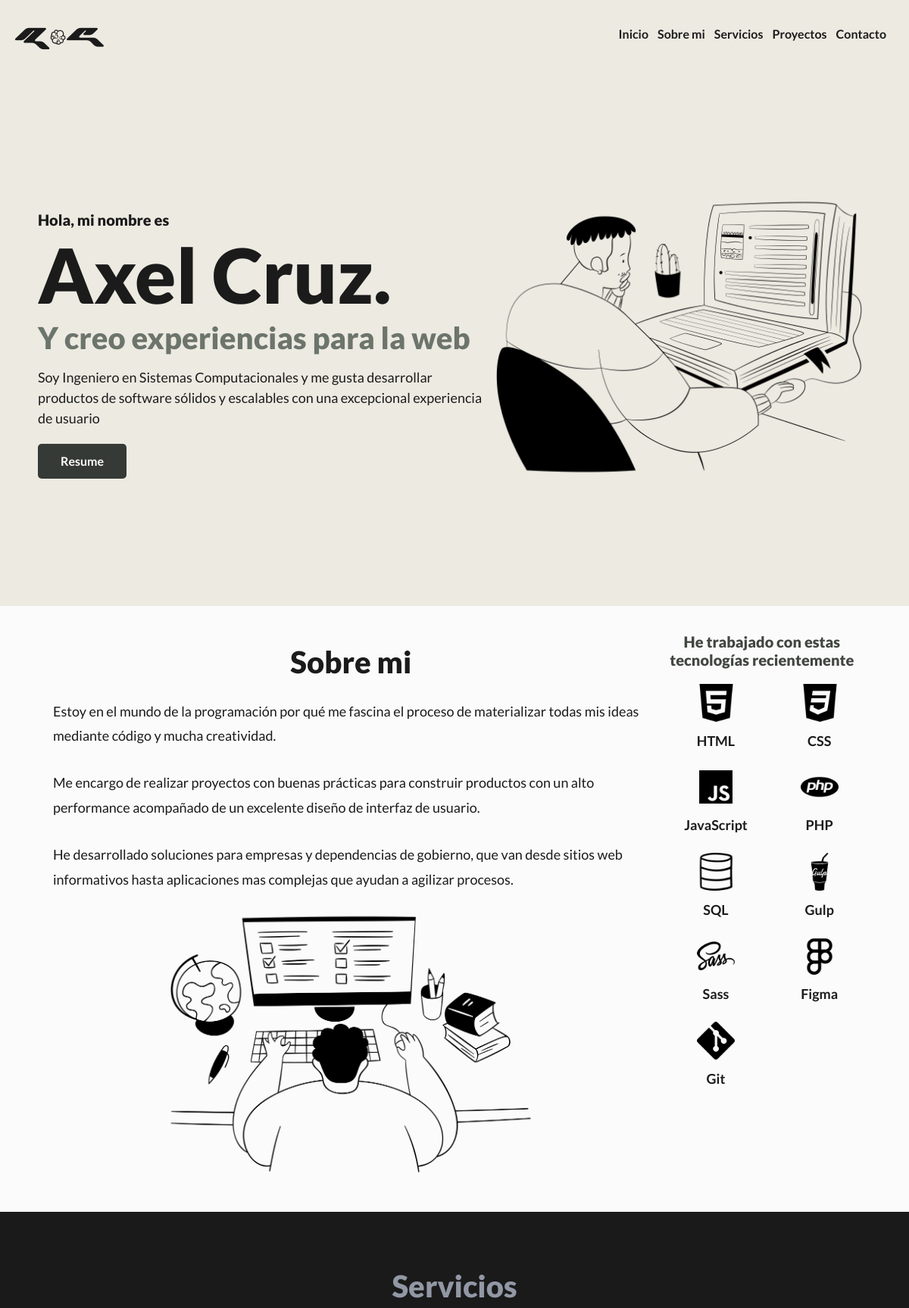
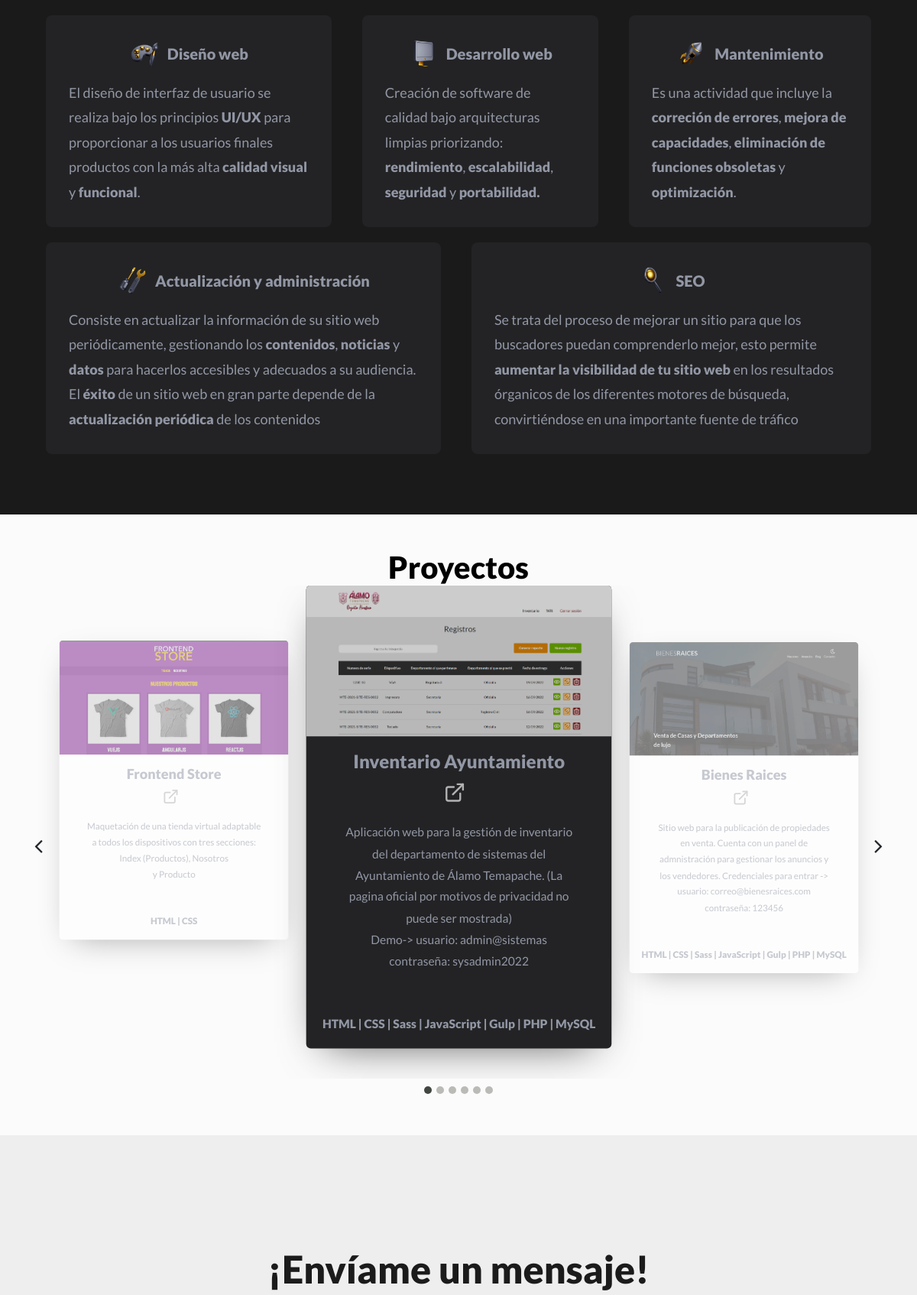
The page / (upper part) on the database its author committed (2 pictures, top to bottom).
### tables this page shows
CREATE TABLE `proyectos` (
  `idproyectos` int NOT NULL AUTO_INCREMENT,
  `titulo` varchar(100) NOT NULL,
  `descripcion` longtext NOT NULL,
  `link` varchar(100) NOT NULL,
  `imagen` varchar(100) NOT NULL,
  `tecnologias` varchar(100) NOT NULL,
  `github` varchar(200) NOT NULL,
  PRIMARY KEY (`idproyectos`)
);

### includes/funciones.php (called while the page is built, shortened)
<?php
function addTemplate(string $nombre){
    include TEMPLATES_URL . "/${nombre}.php";
}

### index.php (the view, shortened to what this page needs)
<?php
require 'includes/funciones.php';
addTemplate('header');
$db = conectarDB();
$queryProyectos = "SELECT * FROM proyectos ORDER BY idproyectos ASC";
$consultaProyectos = mysqli_query($db, $queryProyectos);
?>
<div class="inicio">
    <div class="contenedor-contenido contenido-inicio">
        <div class="texto" data-aos="fade-right">
            <h1>Hola, mi nombre es <br> <span>Axel Cruz.</span></h1>
            <h2>Y creo experiencias para la web</h2>
            <p>Soy Ingeniero en Sistemas Computacionales y me gusta desarrollar productos de software sólidos y escalables con una excepcional experiencia de usuario </p>
            <div class="centrar">
                <a href="AxelCruz-CV.pdf" target="_blank" class="boton">Resume</a>
            </div>
        </div>
        <div class="imagen">
            <picture>
                <source srcset="build/img/inicio.webp" type="image/webp">
                <source srcset="build/img/inicio.svg" type="image/svg">
                <img loading="lazy" src="build/img/inicio.png" alt="Imagen inicio">
            </picture>
        </div>
    </div>
</div>
<div id="sobre-mi" class="sobre-mi">
    <div class="contenedor-contenido contenido-sobremi">
        <div class="texto-sobremi">
            <h1 data-aos="fade-right">Sobre mi</h1>
            <p>Estoy en el mundo de la programación por qué me fascina el proceso de materializar todas mis ideas mediante código y mucha creatividad.</p>
            <p>Me encargo de realizar proyectos con buenas prácticas para construir productos con un alto performance acompañado de un excelente diseño de interfaz de usuario.</p>
            <p>He desarrollado soluciones para empresas y dependencias de gobierno, que van desde sitios web informativos hasta aplicaciones mas complejas que ayudan a agilizar procesos.</p>
            <div class="imagen">
                <picture>
                    <source srcset="build/img/inicio_2.webp" type="image/webp">
                    <source srcset="build/img/inicio_2.svg" type="image/svg+xml">
                    <img loading="lazy" src="build/img/inicio_2.png" alt="Imagen inicio">
                </picture>
            </div>
        </div>
        <div class="texto-skills">
            <h2>He trabajado con estas tecnologías recientemente</h3>
                <div class="tecnologias">
                    <div class="tecnologia" data-aos="zoom-in">
                        <picture>
                            <source srcset="build/img/html.webp" type="image/webp">
                            <img loading="lazy" src="build/img/html.png" alt="Imagen inicio">
                        </picture>
                        <h3>HTML</h3>
                    </div>
                    <div class="tecnologia" data-aos="zoom-in">
                        <img loading="lazy" src="build/img/css.png" alt="css">
                        <h3>CSS</h3>
                    </div>
                    <div class="tecnologia" data-aos="zoom-in">
                        <img loading="lazy" src="build/img/javascript.png" alt="javascript">
                        <h3>JavaScript</h3>
                    </div>
                    <div class="tecnologia" data-aos="zoom-in">
                        <img loading="lazy" src="build/img/php.png" alt="php">
                        <h3>PHP</h3>
                    </div>
                    <div class="tecnologia" data-aos="zoom-in">
                        <img loading="lazy" src="build/img/sql.png" alt="sql">
                        <h3>SQL</h3>
                    </div>
                    <div class="tecnologia" data-aos="zoom-in">
                        <img loading="lazy" src="build/img/gulp.png" alt="gulp">
                        <h3>Gulp</h3>
                    </div>
                    <div class="tecnologia" data-aos="zoom-in">
                        <img loading="lazy" src="build/img/sass.png" alt="sass">
                        <h3>Sass</h3>
                    </div>
                    <div class="tecnologia" data-aos="zoom-in">
                        <img loading="lazy" src="build/img/figma.png" alt="figma">
                        <h3>Figma</h3>
                    </div>
                    <div class="tecnologia" data-aos="zoom-in">
                        <img loading="lazy" src="build/img/git.png" alt="git">
                        <h3>Git</h3>
                    </div>
                </div>
        </div>
    </div>
</div>
<div id="servicios" class="servicios">
    <h1 data-aos="fade-right">Servicios</h1>
    <div class="contenedor-contenido contenido-servicios">
        <div class="servicio" data-aos="zoom-out-right">
            <div class="titulo">
                <img loading="lazy" src="build/img/paint-kit-dynamic-premium.webp" alt="Diseño web">
                <h2>Diseño web</h2>
            </div>
            <p>El diseño de interfaz de usuario se realiza bajo los principios <span>UI/UX</span> para proporcionar a los usuarios finales productos con la más alta <span>calidad visual</span> y <span>funcional</span>.</p>
        </div>
        <div class="servicio" data-aos="zoom-in">
            <div class="titulo">
                <img loading="lazy" src="build/img/computer-dynamic-premium.webp" alt="Desarrollo web">
                <h2>Desarrollo web</h2>
            </div>
            <p>Creación de software de calidad bajo arquitecturas limpias priorizando: <span>rendimiento</span>, <span>escalabilidad</span>, <span>seguridad</span> y <span>portabilidad.</span></p>
        </div>
        <div class="servicio" data-aos="zoom-out-left">
            <div class="titulo">
                <img loading="lazy" src="build/img/rocket-dynamic-premium.webp" alt="Mantenimiento web">
                <h2>Mantenimiento</h2>
            </div>
            <p>Es una actividad que incluye la <span>correción de errores</span>, <span>mejora de capacidades</span>, <span>eliminación de funciones obsoletas</span> y <span>optimización</span>.</p>
        </div>
    </div>
    <div class="contenedor-contenido contenido-servicios">
        <div class="servicio" data-aos="zoom-out-right">
            <div class="titulo">
                <img loading="lazy" src="build/img/tool-dynamic-premium.webp" alt="Actualizacion web">
                <h2>Actualización y administración</h2>
            </div>
            <p>Consiste en actualizar la información de su sitio web periódicamente, gestionando los <span>contenidos</span>, <span>noticias</span> y <span>datos</span> para hacerlos accesibles y adecuados a su audiencia. El <span>éxito</span> de un sitio web en gran parte depende de la <span>actualización periódica</span> de los contenidos</p>
        </div>
        <div class="servicio" data-aos="zoom-out-left">
            <div class="titulo">
                <img loading="lazy" src="build/img/zoom-dynamic-premium.webp" alt="Seo">
                <h2>SEO</h2>
            </div>
            <p>Se trata del proceso de mejorar un sitio para que los buscadores puedan comprenderlo mejor, esto permite <span>aumentar la visibilidad de tu sitio web</span> en los resultados órganicos de los diferentes motores de búsqueda, convirtiéndose en una importante fuente de tráfico</p>
        </div>
    </div>
</div>
<div id="proyectos">
    <div id="slider" class="pt-5 contenido-proyectos">
        <div class="container" style="padding: 15px;">
            <h1 class="text-center" style="margin: 0;
           font-weight: 900;
           font-size: 4rem;
            color: black;" data-aos="fade-right">Proyectos</h1>
            <div class="slider" style="z-index: 0;">
                <div class="owl-carousel">
                    <?php while ($proyecto = mysqli_fetch_assoc($consultaProyectos)) : ?>
                        <div class="slider-card">
                            <div class="d-flex justify-content-center align-items-center mb-4">
                                <img src="/imagenes/<?php echo $proyecto['imagen']; ?>" alt="Inventario" style="filter: brightness(0.8);">
                            </div>
                            <h5 class="mb-0 text-center" style="color: #9297a5; font-weight: 900; font-size: 20px;"><?php echo $proyecto['titulo']; ?></h5>
                            <div style="display:flex; justify-content:center; gap:10px; align-items:center; margin-top:10px;">
                                <a href="<?php echo $proyecto['link']; ?>" target="_blank">
                                    <img src="/build/img/enlace.svg" alt="" style="max-width: 30px; max-height:30px; filter: invert(70%);">
                                </a>
                            </div>
                            <p class="text-center" style="color: #9297a5; font-size: 13px; padding: 20px 40px;"><?php echo $proyecto['descripcion']; ?></p>
                            <p class="text-center p-4" style="color: #9297a5; font-size: 13px; font-weight: 900;"><?php echo $proyecto['tecnologias']; ?></p>
                        </div>
                    <?php endwhile; ?>
                </div>
            </div>
        </div>
    </div>
</div>
<div id="contacto" class="contacto">
    <div class="contenedor-contacto">
        <div class="titulo-contacto">
            <h1 data-aos="fade-right">¡Envíame un mensaje!</h1>
        </div>
    </div>
</div>
<?php
addTemplate('footer');
?>

### includes/templates/header.php (shortened to what this page needs)
<!DOCTYPE html>
<html lang="en">
<head>
    <link href="https://cdn.jsdelivr.net/npm/bootstrap@5.0.2/dist/css/bootstrap.min.css" rel="stylesheet">
    <link rel="stylesheet" href="https://cdnjs.cloudflare.com/ajax/libs/font-awesome/4.7.0/css/font-awesome.min.css">
    <link rel="stylesheet" type="text/css" href="/build/css/owl.carousel.min.css">
    <link href="https://unpkg.com/aos@2.3.1/dist/aos.css" rel="stylesheet">
    <link rel="stylesheet" type="text/css" href="/build/css/styles.css">
    <link rel="stylesheet" href="/build/css/app.css">
</head>
<body>
    <header id="inicio" class="header">
        <div class="contenedor">
            <div class="barra">
                <div class="logo-barra">
                    <a href="/index.php" class="logo">A-C</a>
                </div>
                <nav class="navegacion">
                    <a href="/index.php#inicio">Inicio</a>
                    <a href="/index.php#sobre-mi">Sobre mi</a>
                    <a href="/index.php#servicios">Servicios</a>
                    <a href="/index.php#proyectos">Proyectos</a>
                    <a href="/index.php#contacto">Contacto</a>
                </nav>
            </div>
        </div>
    </header>

### includes/templates/footer.php (shortened to what this page needs)
</body>
</html>

### build/css/styles.css (style rules this page uses)
.contenido-proyectos { min-height: 100vh; display: flex; flex-direction: column; align-items: center; align-content: center; justify-content: center; background-color: #fbfbfb; }
.slider { margin-bottom: 30px; position: relative; }
.slider .owl-item.active.center .slider-card { transform: scale(1.2); opacity: 1; background-color: #232325; }
.slider-card { background: #fff; padding: 0px 0px; margin: 50px 15px 90px 15px; box-shadow: inset 0 -3em 3em rgba(0, 0, 0, 0.1), 0 0 0 2px rgb(222, 222, 222), 0.3em 0.3em 1em rgba(0, 0, 0, 0.1); border-radius: 5px; transform: scale(0.9); opacity: 0.5; transition: all 0.3s; }
@media (min-width: 900px) { .slider-card { box-shadow: 0 15px 45px -20px rgb(0 0 0 / 73%); background: #fff; } }
.slider-card img { border-radius: 5px 5px 0px 0px; }

### rows shown on the page
proyectos: imagen (picture), titulo "Inventario Ayuntamiento", descripcion "Aplicación web para la gestión de inventario del departamento de sistemas del Ayuntamiento de Álamo Temapache. (La pagina oficial por motivos de privacidad no puede ser mostrada) Demo-> usuario: admin@sistemas contraseña: sysadmin2022", tecnologias "HTML | CSS | Sass | JavaScript | Gulp | PHP | MySQL"
proyectos: imagen (picture), titulo "Bienes Raices", descripcion "Sitio web para la publicación de propiedades en venta. Cuenta con un panel de admnistración para gestionar los anuncios y los vendedores. Credenciales para entrar -> usuario: correo@bienesraices.com contraseña: 123456", tecnologias "HTML | CSS | Sass | JavaScript | Gulp | PHP | MySQL"
proyectos: imagen (picture), titulo "Frontend Store", descripcion "Maquetación de una tienda virtual adaptable a todos los dispositivos con tres secciones: Index (Productos), Nosotros y Producto", tecnologias "HTML | CSS"
